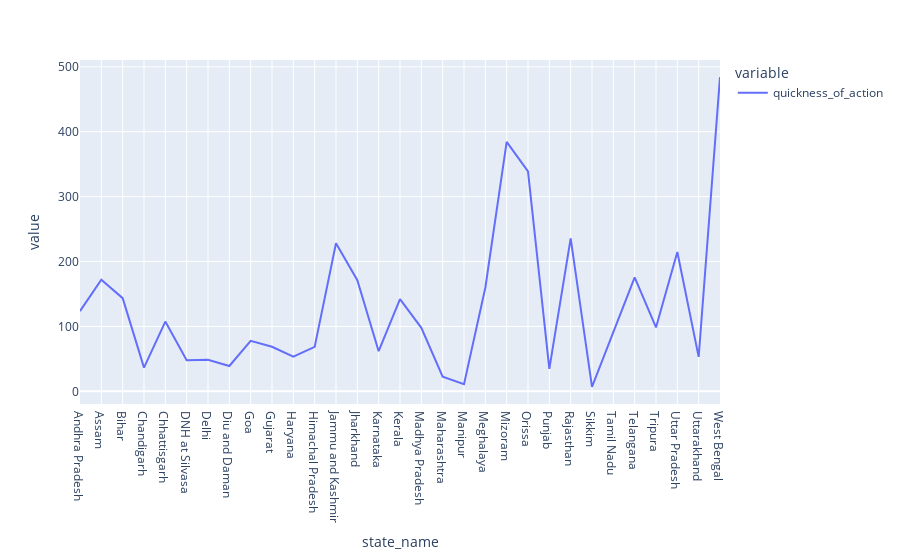

Notebook cell for this chart:
### Code cell
px.line(avg_quickness_states)

### Figure 1 — Plotly figure (JSON) as saved in the notebook; plotly's stock layout.template omitted (floating-point values rounded to 4 significant figures)
{"data": [{"hovertemplate": "variable=quickness_of_action<br>state_name=%{x}<br>value=%{y}<extra></extra>", "legendgroup": "quickness_of_action", "line": {"color": "#636efa", "dash": "solid"}, "marker": {"symbol": "circle"}, "mode": "lines", "name": "quickness_of_action", "orientation": "v", "showlegend": true, "x": ["Andhra Pradesh", "Assam", "Bihar", "Chandigarh", "Chhattisgarh", "DNH at Silvasa", "Delhi", "Diu and Daman", "Goa", "Gujarat", "Haryana", "Himachal Pradesh", "Jammu and Kashmir", "Jharkhand", "Karnataka", "Kerala", "Madhya Pradesh", "Maharashtra", "Manipur", "Meghalaya", "Mizoram", "Orissa", "Punjab", "Rajasthan", "Sikkim", "Tamil Nadu", "Telangana", "Tripura", "Uttar Pradesh", "Uttarakhand", "West Bengal"], "xaxis": "x", "y": [123.6, 172.1, 143.6, 36.6, 107.5, 48.02, 48.57, 39.05, 77.77, 68.63, 53.38, 68.53, 228.2, 171.1, 61.84, 142.1, 97.81, 22.7, 11.11, 159.7, 384.4, 338.9, 34.51, 235.7, 7.004, 90.9, 175.6, 98.51, 214.6, 53.15, 484.0], "yaxis": "y", "type": "scatter"}], "layout": {"xaxis": {"anchor": "y", "domain": [0, 1], "title": {"text": "state_name"}, "type": "category", "range": [0, 30], "autorange": true}, "yaxis": {"anchor": "x", "domain": [0, 1], "title": {"text": "value"}, "type": "linear", "range": [-19.5, 510.5], "autorange": true}, "legend": {"title": {"text": "variable"}, "tracegroupgap": 0}, "margin": {"t": 60}, "autosize": true}}
